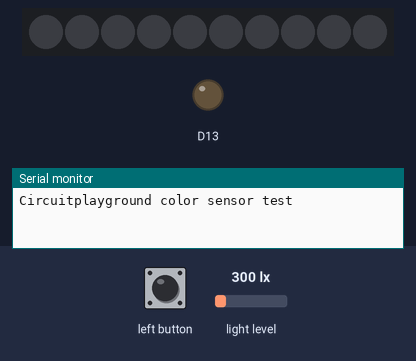
This sketch was run on a simulated Adafruit Circuit Playground Express. Parts: 10 RGB LEDs in strip order, left to right, output pins drawn as LEDs (lit = HIGH), the last lines printed to the serial monitor. The inputs (shaded band) are chosen by the test bench; at power-on: light level 300 lx. Dim RGB values are drawn brighter than linear.

Above: at 1.2 s.
1.3 s: left button pressed for 1 s
At 3.2 s:
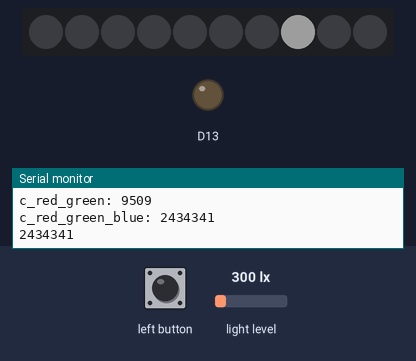
3.8 s: left button pressed for 0.15 s
At 3.89 s:
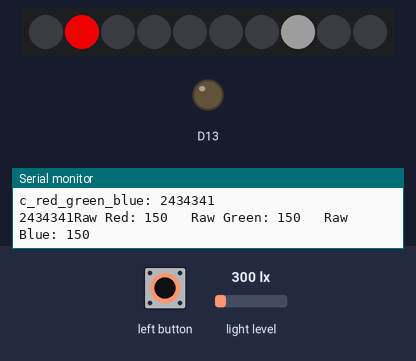
5.4 s: left button pressed for 3.2 s
At 6.48 s:
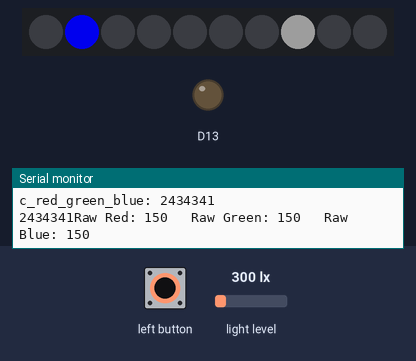
Timing chart, 0 to 8.4 s (numbered marks = the images above; inputs shaded):
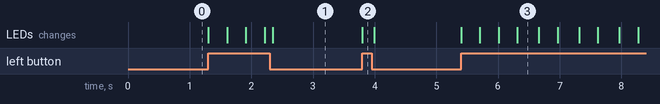

The sketch:

Proximity_Detector.ino
```cpp
#include <SPI.h>
#include <Wire.h>
#include <Adafruit_CircuitPlayground.h>

// Click the left button to start the sensor

void setup() {
  //while (!Serial);
  Serial.begin(115200);
  Serial.println("Circuitplayground color sensor test");
  CircuitPlayground.begin();
  CircuitPlayground.setBrightness(200);
}

uint32_t detectColor(void) {
  uint16_t red, green, blue; // initialized red, green, blue variables with 16 bit storage

  CircuitPlayground.setPixelColor(1, 255, 0, 0);
  delay(1);
  red = CircuitPlayground.lightSensor();
  delay(20);

  CircuitPlayground.setPixelColor(1, 0, 255, 0);
  delay(1);
  green = CircuitPlayground.lightSensor();
  delay(20);

  CircuitPlayground.setPixelColor(1, 0, 0, 255);
  delay(1);
  blue = CircuitPlayground.lightSensor();
  delay(20);

  // normalize the colors
  Serial.print("Raw Red: "); Serial.print(red);
  Serial.print("\t Raw Green: "); Serial.print(green);
  Serial.print("\t Raw Blue: "); Serial.println(blue);
  red /= 4;
  green /= 4;
  blue /= 4;

  // doesn't allow value to exceed 255 for neopixel color
  red = min(255, red);
  green = min(255, green);
  blue = min(255, blue);

  Serial.print("Red: "); Serial.print(red);
  Serial.print("\tGreen: "); Serial.print(green);
  Serial.print("\tBlue: "); Serial.println(blue);

  uint32_t c = red;
  Serial.print("c_red: "); Serial.println(c);
  c <<= 8; // appends 8 bits (c=c+8)
  Serial.print("c:"); Serial.println(c);

  c |= green; //
  Serial.print("c_red_green: "); Serial.println(c);
  c <<= 8; //appends 8 bits
  c |= blue;
  Serial.print("c_red_green_blue: "); Serial.println(c);

  return c;// c contains color ocnfiguration for rbg (32 bits)
}

uint32_t color = 0;
void loop() {
  if (CircuitPlayground.leftButton()) {
     color = detectColor();
     Serial.print(color);
  } else {
    CircuitPlayground.setPixelColor(1, 0);
    CircuitPlayground.setPixelColor(7, color);
  }
}
```

Measured:
- after the input at 1.3 s, the LEDs: first change at once (image 1 shows a later state)
- after the input at 3.8 s, the LEDs: change at once (image 2)
- after the input at 5.4 s, the LEDs: first change at once (image 3 shows a later state)
